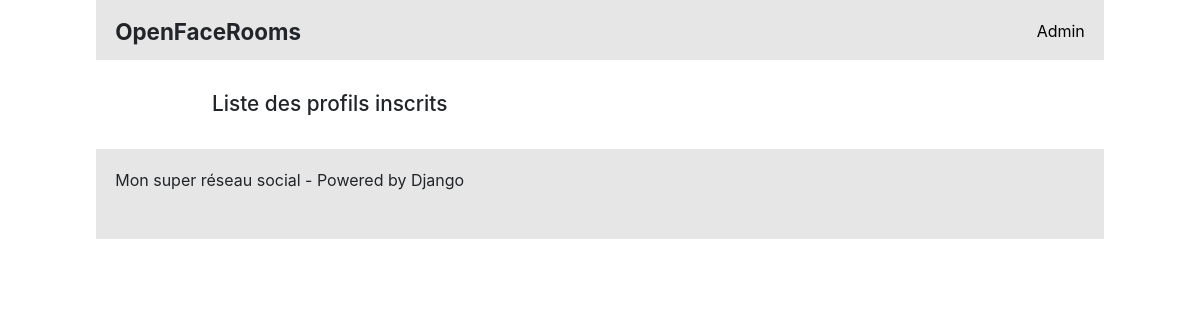
The app's page /profiles/, older data.
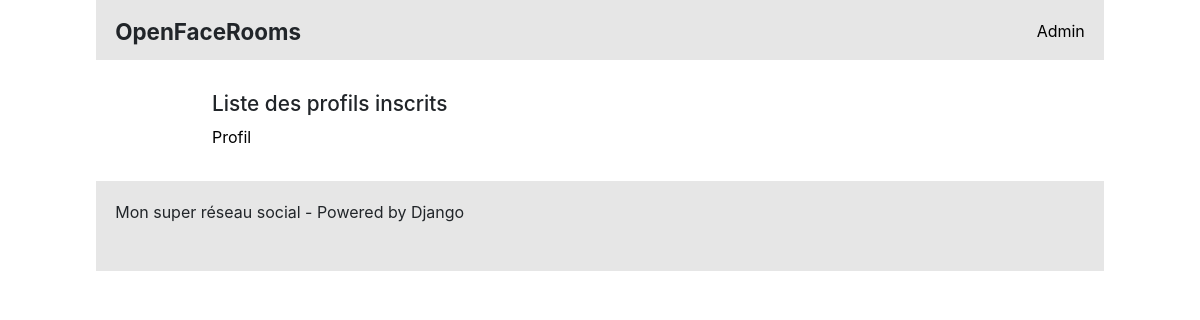
The same page, newer data.
### social/models.py (models this page shows)
class Profile(models.Model):
    user      = models.ForeignKey(User, on_delete=models.CASCADE) #Todo manage User model
    date      = models.DateTimeField(default=timezone.now, verbose_name="Date de création")
    class Meta:
        verbose_name="Profil"
    def __str__(self):
        return "Profil "

### social/views.py (the view)
# urls.py: path('profiles/', views.list_profiles, name='list_profiles'),
def list_profiles(request):
    profiles = Profile.objects.all()
    return render(request, 'social/list_profiles.html', locals())

### social/templates/social/list_profiles.html
{% extends "base.html" %}
{% block content%}
	<h2>Liste des profils inscrits</h2>
	{% for profile in profiles %}
		<p><a href="{% url "show_profile" profile.id %}">{{ profile }}</a></p>
	{% endfor %}
{% endblock%}

### templates/base.html (shortened to what this page needs)
<!doctype html>
<html lang="fr">
  <head>
    <link rel="stylesheet" href="https://stackpath.bootstrapcdn.com/bootstrap/4.4.1/css/bootstrap.min.css">
  </head>
  <body>
  	<header>
		<h1 style="float: left;"><b>OpenFaceRooms</b></h1>
		<a style="float: right;" href="/admin/login/">Admin</a>
    </header>
  	<div class="content" style="margin: 2em">
    	{% block content %}{% endblock %}
    </div>
    <footer>
		Mon super réseau social - Powered by Django
    </footer>
  </body>
</html>

### templates/base.html (style rules this page uses)
header { position: relative; top: 0; margin-left:8%; margin-right: 8%; width: 84%; height: 60px; padding: 1.2em; background: #E6E6E6; }
.content { padding-right: 15%;padding-left: 15%; }
h1 { font-size: 1.4em; }
h2 { font-size: 1.3em; }
a { color: black; }
footer { position: relative; bottom: 0; margin-left:8%; margin-right: 8%; width: 84%; height: 90px; padding: 1.2em; background: #E6E6E6; }

Row changes from the older to the newer data that the page shows:
added Profile: profile "Profil"
